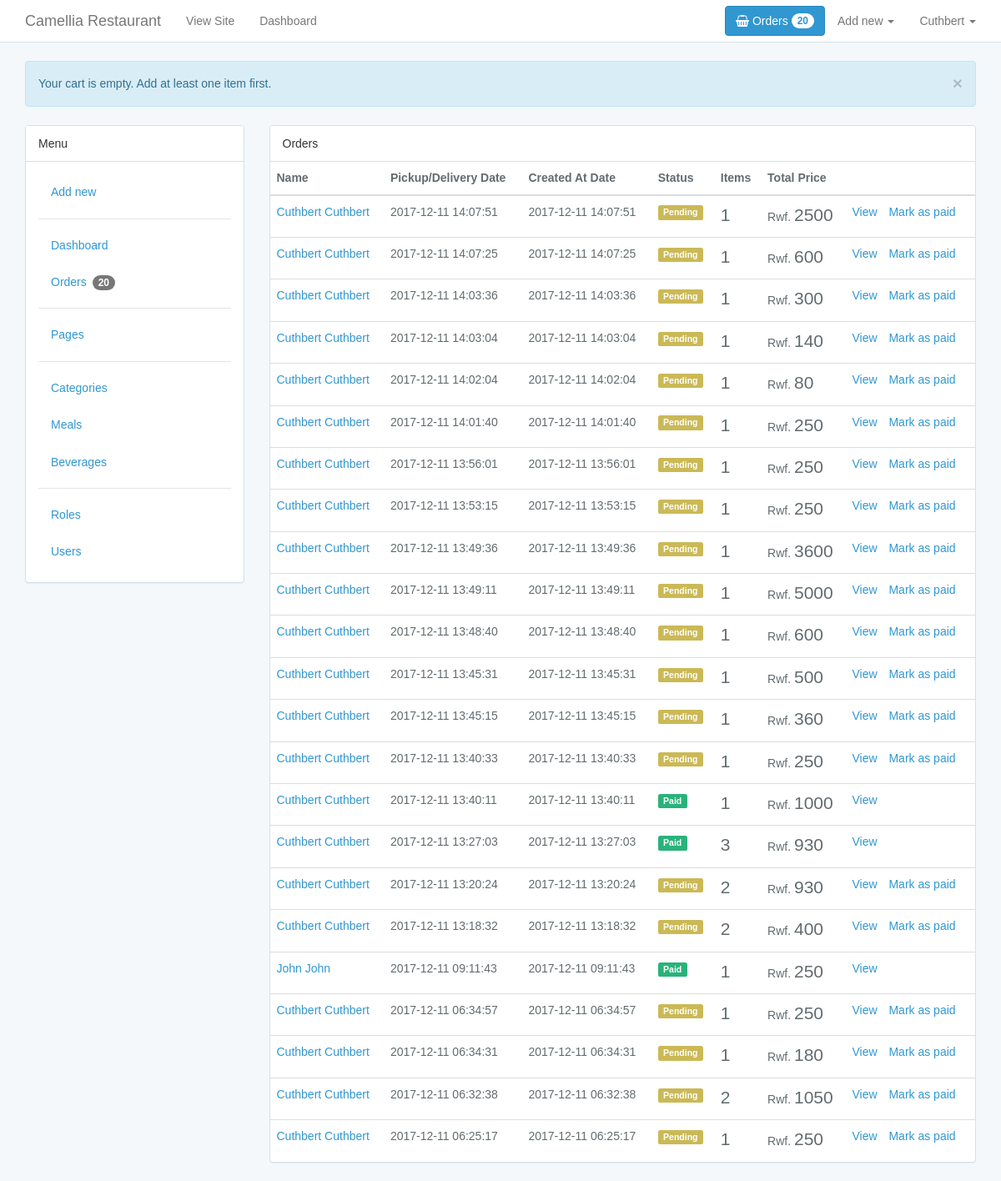
Page /admin/orders/index.php (signed in) on the earlier database version.
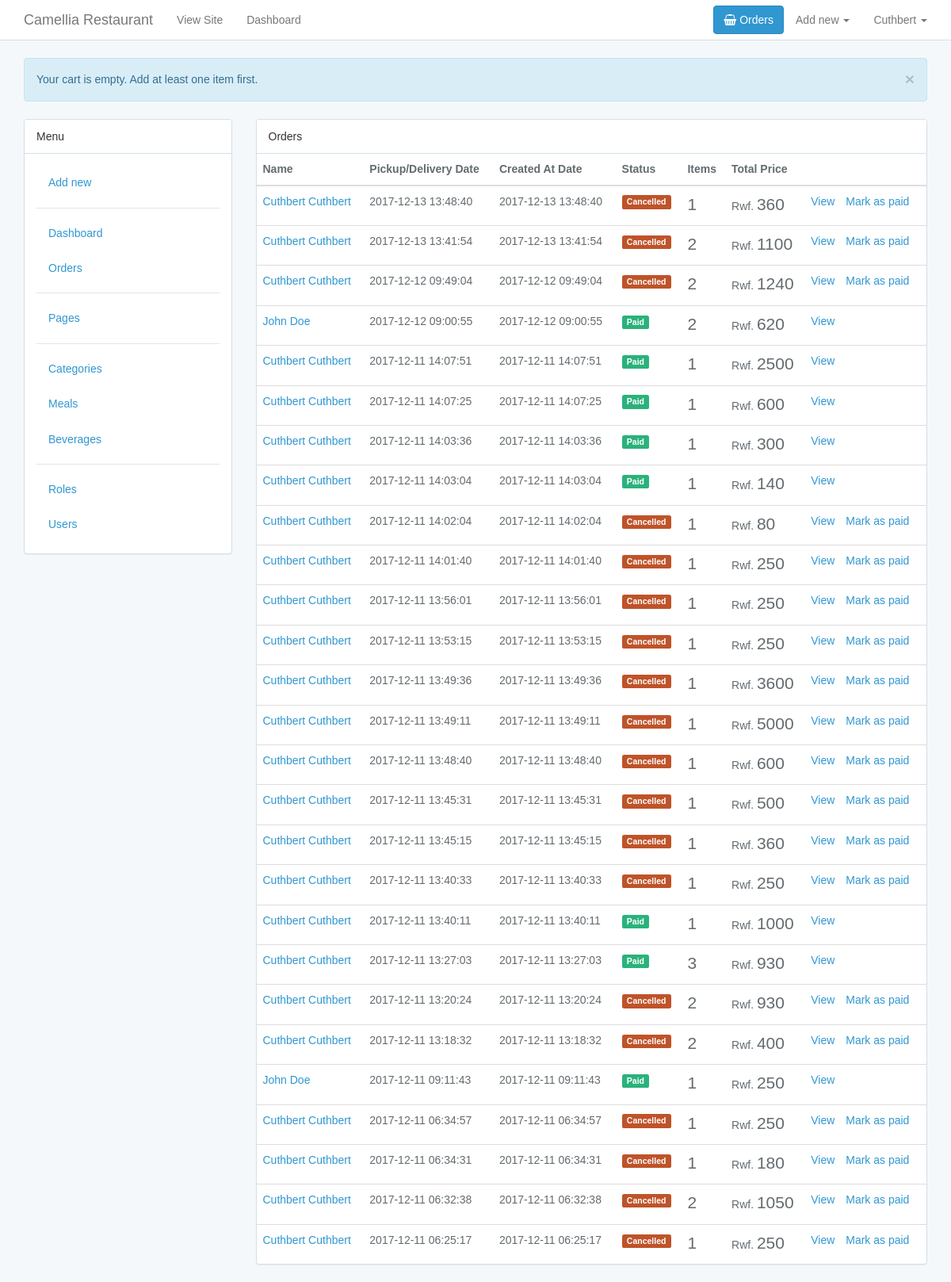
Same page on the later database version.
### tables this page shows
CREATE TABLE `orders` (
  `id` int(10) UNSIGNED NOT NULL,
  `user_id` int(10) UNSIGNED NOT NULL,
  `booked_at` timestamp NOT NULL DEFAULT CURRENT_TIMESTAMP,
  `expired_at` timestamp NULL DEFAULT NULL,
  `paid_at` timestamp NULL DEFAULT NULL,
  `created_at` timestamp NOT NULL DEFAULT CURRENT_TIMESTAMP,
  `updated_at` timestamp NOT NULL DEFAULT CURRENT_TIMESTAMP ON UPDATE CURRENT_TIMESTAMP
);

CREATE TABLE `users` (
  `id` int(10) UNSIGNED NOT NULL,
  `first_name` varchar(191) NOT NULL,
  `last_name` varchar(191) NOT NULL,
  `email` varchar(191) NOT NULL,
  `phone` int(191) DEFAULT NULL,
  `password` varchar(191) NOT NULL,
  `remember_token` varchar(100) DEFAULT NULL,
  `created_at` timestamp NOT NULL DEFAULT CURRENT_TIMESTAMP,
  `updated_at` timestamp NOT NULL DEFAULT CURRENT_TIMESTAMP ON UPDATE CURRENT_TIMESTAMP
);

### helpers.php (called while the page is built, shortened)
<?php
if (!function_exists('route')) {
    function route($name)
    {
        return APP_URL . "/{$name}";
    }
}
if (!function_exists('session_has')) {
    function session_has($key, $item = null)
    {
        if (isset($key)) {
            if (isset($item)) {
                if (isset($_SESSION[$key][$item])) {
                    return true;
                }
                return false;
            }
            return isset($_SESSION[$key]);
        }
        return false;
    }
}
if (!function_exists('session_get')) {
    function session_get($key, $item = null)
    {
        $value = null;
        if (isset($item)) {
            if (isset($_SESSION[$key][$item])) {
                $value = $_SESSION[$key][$item];
            }
        } elseif (isset($_SESSION[$key])) {
            $value = $_SESSION[$key];
        }
        return $value;
    }
}
if (!function_exists('session_pop')) {
    function session_pop($key, $item = null)
    {
        $value = null;
        if (isset($item)) {
            if (isset($_SESSION[$key][$item])) {
                $value = $_SESSION[$key][$item];
                unset($_SESSION[$key][$item]);
            }
        } elseif (isset($_SESSION[$key])) {
            $value = $_SESSION[$key];
        }
        return $value;
    }
}

### admin/functions.php (called while the page is built, shortened)
<?php
if (!function_exists('orders')) {
    function orders($parameters = [])
    {
        global $con;
        $rows = [];
        $stmt = $con->prepare("SELECT
                                        `orders`.*,
                                        `users`.`first_name`, `users`.`last_name`
                                        FROM
                                          `orders`
                                        INNER JOIN
                                          `users`
                                        ON
                                          `users`.`id` = `orders`.`user_id`
                                          ORDER BY
                                          `created_at` DESC,
                                          `booked_at` DESC");
        if (isset($parameters) && isset($parameters["status"]) && $parameters['status'] == "pending") {
            $stmt = $con->prepare("SELECT
                                        `orders`.*,
                                        `users`.`first_name`, `users`.`last_name`
                                        FROM
                                          `orders`
                                        INNER JOIN
                                          `users`
                                        ON
                                          `users`.`id` = `orders`.`user_id`
                                        WHERE
                                          `orders`.`paid_at` IS NULL
                                          AND
                                            `orders`.`expired_at` IS NULL
                                        ORDER BY
                                          `created_at` DESC,
                                          `booked_at` DESC");
        }
        $stmt->execute();
        $result = $stmt->get_result();
        if ($result->num_rows >= 1) {
            $rows = $result->fetch_all(MYSQLI_BOTH);
        };
        return $rows;
    }
}
if (!function_exists('pendingOrders')) {
    function pendingOrders()
    {
        return orders(['status' => "pending"]);
    }
}

### functions.php (called while the page is built, shortened)
<?php
include_once "helpers.php";
if (!function_exists('orderTotal')) {
    function orderTotal($order)
    {
        global $con;
        $row = [];
        $stmt = $con->prepare("SELECT
                                        SUM(
                                            (
                                                `order_items`.`price` * `order_items`.`quantity`
                                            )
                                        ) AS `order_total`
                                    FROM
                                        `orders`
                                    INNER JOIN `order_items`
                                    WHERE
                                    `orders`.`id` = `order_items`.`order_id`
                                    AND `order_id` = ? LIMIT 1");
        $stmt->bind_param("i", $order);
        $stmt->execute();
        $result = $stmt->get_result();
        if ($result->num_rows == 1) {
            $row = $result->fetch_assoc();
        }
        return $row['order_total'];
    }
}
if (!function_exists('orderItemsCount')) {
    function orderItemsCount($order)
    {
        global $con;
        $row = [];
        $stmt = $con->prepare("SELECT
                                        COUNT(`order_items`.id) AS `order_items_count`
                                    FROM
                                        `orders`
                                    INNER JOIN `order_items`
                                    WHERE
                                    `orders`.`id` = `order_items`.`order_id`
                                    AND `order_id` = ? LIMIT 1");
        $stmt->bind_param("i", $order);
        $stmt->execute();
        $result = $stmt->get_result();
        if ($result->num_rows == 1) {
            $row = $result->fetch_assoc();
        }
        return $row['order_items_count'];
    }
}

### admin/orders/index.php (the view, shortened to what this page needs)
<?php
include_once("../../helpers.php");
include_once("../../functions.php");
include_once("../functions.php");
$orders = orders();
?>
<!DOCTYPE html>
<html lang="en">
<head>
    <?php include_once('../../partials/_head.php'); ?>
</head>
<body>
<div id="app">
    <?php include_once('../partials/_navigation.php'); ?>
    <div class="container">
        <?php include_once('../../partials/_alerts.php'); ?>
        <div class="row">
            <div class="col-sm-3">
                <?php include_once('../partials/_sidebar.php') ?>
            </div>
            <div class="col-sm-9">
                <div class="panel panel-default">
                    <div class="panel-heading">Orders</div>
                    <?php if (isset($orders) && (count($orders) > 0)) { ?>
                    <div class="table-responsive">
                        <table class="table table-hover">
                            <thead>
                            <tr>
                                <th>Name</th>
                                <th>Pickup/Delivery Date</th>
                                <th>Created At Date</th>
                                <th>Status</th>
                                <th>Items</th>
                                <th>Total Price</th>
                                <th></th>
                            </tr>
                            </thead>
                            <tbody>
                            <?php foreach ($orders as $order) { ?>
                                <tr>
                                    <td>
                                        <a href="<?php echo route("admin/orders/index.php?user={$order['user_id']}") ?>">
                                            <?php echo $order['first_name'] . ' ' . $order['last_name']; ?>
                                        </a>
                                    </td>
                                    <td><?php echo $order['booked_at']; ?></td>
                                    <td><?php echo $order['created_at']; ?></td>
                                    <td>
                                        <?php if (isset($order['paid_at'])) { ?>
                                            <span class="label label-success">Paid</span>
                                        <?php } elseif(isset($order['expired_at'])) { ?>
                                            <span class="label label-danger">Cancelled</span>
                                        <?php } else { ?>
                                            <span class="label label-warning">Pending</span>
                                        <?php } ?>
                                    </td>
                                    <td>
                                        <span class="lead"><?php echo orderItemsCount($order['id']); ?></span>
                                    </td>
                                    <td>
                                        <?php echo APP_CURRENCY; ?>
                                        <span class="lead"><?php echo orderTotal($order['id']); ?></span>
                                    </td>
                                    <td>
                                        <ul class="list-inline">
                                            <li>
                                                <a href="<?php echo route("admin/orders/edit.php?order={$order['id']}") ?>">
                                                    View
                                                </a>
                                            </li>
                                            <?php if (!isset($order['paid_at'])) { ?>
                                                <li>
                                                    <a href="<?php echo route("admin/orders/scripts/update_paid_at.php?order={$order['id']}"); ?>"
                                                       onclick="event.preventDefault();
                                                               document.getElementById('order-<?php echo $order["id"]; ?>-paid-at-form').submit();">
                                                        Mark as paid
                                                    </a>
                                                </li>
                                            <?php } ?>
                                        </ul>
                                    </td>
                                </tr>
                            <?php } ?>
                            </tbody>
                        </table>
                </div>
                <?php } else { ?>
                    <p class="text-muted text-center">No orders found.</p>
                <?php }; ?>
            </div>
        </div>
    </div>
</div>
</div>
</body>
</html>

### partials/_head.php (shortened to what this page needs)
<link href="<?php echo APP_URL . "/public/css/app.css"; ?>" rel="stylesheet">

### admin/partials/_navigation.php (shortened to what this page needs)
<nav class="navbar navbar-default navbar-static-top">
    <div class="container">
        <div class="navbar-header">
            <a class="navbar-brand" href="<?php echo route(''); ?>">
                <?php echo APP_NAME; ?>
            </a>
        </div>
        <div class="collapse navbar-collapse" id="app-navbar-collapse">
            <ul class="nav navbar-nav">
                <li><a href="<?php echo route(''); ?>">View Site</a></li>&nbsp;
                <li><a href="<?php echo route("admin/dashboard.php"); ?>">Dashboard</a></li>
            </ul>
            <ul class="nav navbar-nav navbar-right">
                <?php if (!session_has("user")) { ?>
                    <li><a href="<?php echo route("auth/login.php"); ?>">Login</a></li>
                    <li><a href="<?php echo route("auth/register.php"); ?>">Register</a></li>
                <?php } else { ?>
                    <li class="dropdown">
                        <a href="#" class="dropdown-toggle" data-toggle="dropdown">Add new
                            <span class="caret"></span>
                        </a>
                    </li>
                    <li class="dropdown">
                        <a href="#" class="dropdown-toggle" data-toggle="dropdown" role="button" aria-expanded="false"
                           aria-haspopup="true">
                            <?php echo session_has('user', 'first_name') ? session_get('user', 'first_name') : '' ?>
                            <span class="caret"></span>
                        </a>
                    </li>
                <?php } ?>
            </ul>
            <a role="button" href="<?php echo route('admin/orders/index.php'); ?>"
               class="btn btn-primary navbar-btn pull-right">
                <i class="fa fa-shopping-basket"></i> Orders
                <span class="badge"><?php echo count(pendingOrders()) > 0 ? count(pendingOrders()) : ''; ?></span>
            </a>
        </div>
    </div>
</nav>

### partials/_alerts.php (shortened to what this page needs)
<?php if (session_has('info')) { ?>
    <div class="alert alert-info">
        <button type="button" class="close" data-dismiss="alert" aria-label="Close">
            <span aria-hidden="true">&times;</span>
        </button>
        <?php echo session_pop('info'); ?>
    </div>
<?php } ?>

### admin/partials/_sidebar.php (shortened to what this page needs)
<div class="panel panel-default">
    <div class="panel-heading">Menu</div>
    <div class="panel-body">
        <ul class="nav nav-pills nav-stacked">
            <li>
                <a href="#" class="dropdown-toggle" data-toggle="dropdown">Add new</a>
            </li>
            <li role="separator" class="nav-divider"></li>
            <li><a href="<?php echo route("admin/dashboard.php"); ?>">Dashboard</a></li>
            <li>
                <a href="<?php echo route('admin/orders/index.php'); ?>">
                    Orders
                    <span class="badge"><?php echo count(pendingOrders()) > 0 ? count(pendingOrders()) : ''; ?></span>
                </a>
            </li>
            <li role="separator" class="nav-divider"></li>
            <li><a href="<?php echo route('admin/pages/index.php'); ?>">Pages</a></li>
            <li role="separator" class="nav-divider"></li>
            <li><a href="<?php echo route('admin/categories/index.php'); ?>">Categories</a></li>
            <li><a href="<?php echo route('admin/meals/index.php'); ?>">Meals</a></li>
            <li><a href="<?php echo route('admin/meals/index.php?category=drinks'); ?>">Beverages</a></li>
            <li role="separator" class="nav-divider"></li>
            <li><a href="">Roles</a></li>
            <li><a href="<?php echo route('admin/users/index.php'); ?>">Users</a></li>
        </ul>
    </div>
</div>

Differences in the rows shown:
added orders: user.first_name "Cuthbert", user.last_name "Cuthbert", booked_at "2017-12-13 13:48:40", created_at "2017-12-13 13:48:40", shows "Cancelled", id "1", id "360"
added orders: user.first_name "Cuthbert", user.last_name "Cuthbert", booked_at "2017-12-13 13:41:54", created_at "2017-12-13 13:41:54", shows "Cancelled", id "2", id "1100"
added orders: user.first_name "Cuthbert", user.last_name "Cuthbert", booked_at "2017-12-12 09:49:04", created_at "2017-12-12 09:49:04", shows "Cancelled", id "2", id "1240"
added orders: user.first_name "John", user.last_name "Doe", booked_at "2017-12-12 09:00:55", created_at "2017-12-12 09:00:55", shows "Paid", id "2", id "620"
changed orders (number 5 of 27 on the later page): paid_at "Pending Mark as paid" → "Paid"
changed orders (number 6 of 27 on the later page): paid_at "Pending Mark as paid" → "Paid"
changed orders (number 7 of 27 on the later page): paid_at "Pending Mark as paid" → "Paid"
changed orders (number 8 of 27 on the later page): paid_at "Pending Mark as paid" → "Paid"
changed orders (number 9 of 27 on the later page): expired_at "Pending" → "Cancelled"
changed orders (number 10 of 27 on the later page): expired_at "Pending" → "Cancelled"
changed orders (number 11 of 27 on the later page): expired_at "Pending" → "Cancelled"
changed orders (number 12 of 27 on the later page): expired_at "Pending" → "Cancelled"
changed orders (number 13 of 27 on the later page): expired_at "Pending" → "Cancelled"
changed orders (number 14 of 27 on the later page): expired_at "Pending" → "Cancelled"
changed orders (number 15 of 27 on the later page): expired_at "Pending" → "Cancelled"
changed orders (number 16 of 27 on the later page): expired_at "Pending" → "Cancelled"
changed orders (number 17 of 27 on the later page): expired_at "Pending" → "Cancelled"
changed orders (number 18 of 27 on the later page): expired_at "Pending" → "Cancelled"
changed orders (number 21 of 27 on the later page): expired_at "Pending" → "Cancelled"
changed orders (number 22 of 27 on the later page): expired_at "Pending" → "Cancelled"
changed orders (number 23 of 27 on the later page): user.last_name "John" → "Doe"
changed orders (number 24 of 27 on the later page): expired_at "Pending" → "Cancelled"
changed orders (number 25 of 27 on the later page): expired_at "Pending" → "Cancelled"
changed orders (number 26 of 27 on the later page): expired_at "Pending" → "Cancelled"
changed orders (number 27 of 27 on the later page): expired_at "Pending" → "Cancelled"
Other differences:
count(pendingOrders()): "20" → (not shown)
